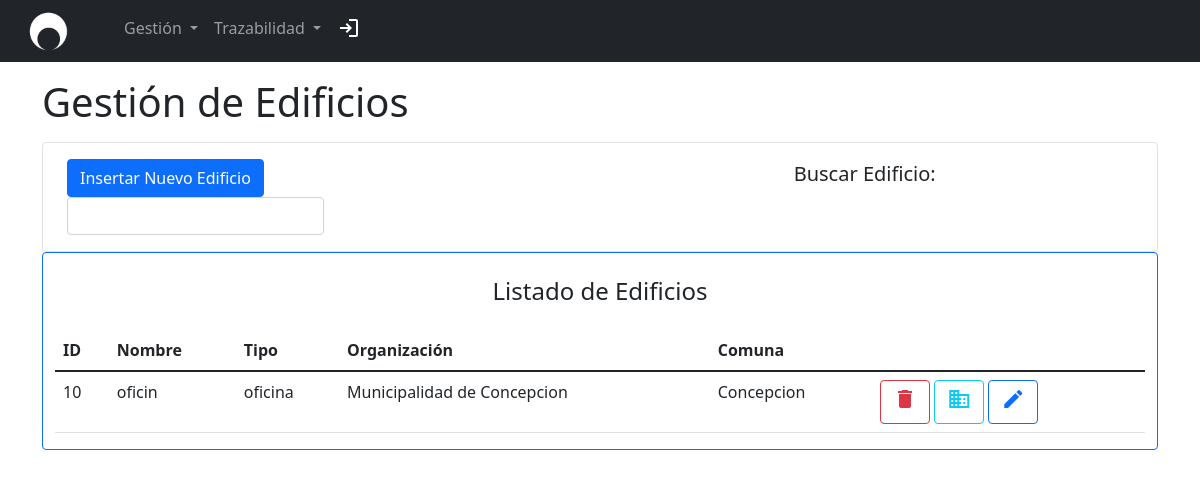
/prueba.php?p=gestion_departamentos_edificios/gestion_edificios (signed in), run on an earlier commit of the app's database.
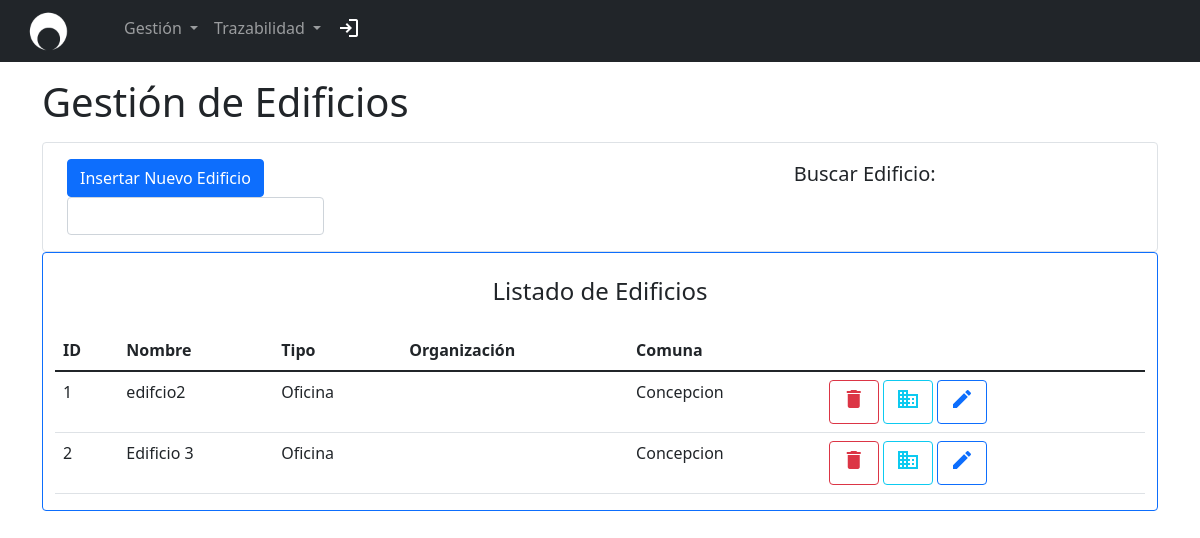
And on a later commit of the database.
### tables this page shows
CREATE TABLE `edificios` (
  `ID_EDIFICIO` int(11) NOT NULL,
  `ID` int(11) DEFAULT NULL,
  `COD_INE_COM` int(11) DEFAULT NULL,
  `NOMBRE_EDIFICIO` varchar(30) DEFAULT NULL,
  `TIPO_EDIFICIO` varchar(30) DEFAULT NULL,
  `ID_ORGANIZACIONES` int(11) DEFAULT NULL
);

CREATE TABLE `organizaciones` (
  `ID` int(11) NOT NULL,
  `NOMBRE_ORGANIZACION` varchar(30) DEFAULT NULL,
  `ID_TIPO` int(11) NOT NULL
);

CREATE TABLE `comunas` (
  `COD_INE_COM` int(11) NOT NULL,
  `COD_INE_PROV` int(11) DEFAULT NULL,
  `NOMBRE` varchar(30) DEFAULT NULL
);

### view/partials/gestion_departamentos_edificios/gestion_edificios.php (the view, shortened to what this page needs)
<?php
require('conexion.php');
?>
<body>
    <div class="container-sm align-items-center">
        <h1 class="my-3">Gestión de Edificios</h1>
        <div class="container-sm d-flex align-items-center border border-primary-2 rounded py-3">
            <div class="container aling-self-center">
                <div class="row row-cols-auto d-flex align-items-center">
                    <div class="col-8">
                        <button type="button" class="btn btn-primary" data-bs-toggle="modal" data-bs-target="#insertarEquipo">
                            Insertar Nuevo Edificio
                        </button>
                    </div>
                    <div class="col">
                        <h5>Buscar Edificio:</h5>
                    </div>
                    <div class="col">
                        <input type="text" class="form-control" id="inputFilter" aria-label="Busqueda por Parametros">
                    </div>
                </div>
            </div>
        </div>
        <div class="container-xl d-flex flex-column border border-primary rounded">
            <div class="align-self-center">
                <h4 class="my-4 ">Listado de Edificios</h4>
            </div>
            <div class="table-responsive caption-top">
                <table class="table" id="infoGestion">
                    <thead>
                        <tr>
                            <th scope="col">ID</th>
                            <th scope="col">Nombre</th>
                            <th scope="col">Tipo</th>
                            <th scope="col">Organización</th>
                            <th scope="col">Comuna</th>
                        </tr>
                    </thead>
                    <tbody>
                        <?php
                        $consulta = "SELECT * FROM edificios";
                        $resultado = mysqli_query($conexion, $consulta);
                        while ($row = mysqli_fetch_assoc($resultado)) {
                            $id_consultado = $row["ID_EDIFICIO"];
                            $nombre_consultado = $row["NOMBRE_EDIFICIO"];
                            $tipo_consultado = $row["TIPO_EDIFICIO"];
                            $comuna_consultada = $row["COD_INE_COM"];
                            echo "<tr>";
                            echo "<td>" . $id_consultado . "</td>";
                            echo  "<td>" . $nombre_consultado . "</td>";
                            echo  "<td>" . $tipo_consultado . "</td>";
                            $q2 = "SELECT nombre_organizacion FROM organizaciones WHERE id=" . $_SESSION["id_organizacion"] . ";";
                            $r2 = mysqli_query($conexion, $q2);
                            $organizacion = mysqli_fetch_assoc($r2);
                            echo  "<td>" . $organizacion["nombre_organizacion"] . "</td>";
                            $q3 = "SELECT nombre FROM comunas WHERE cod_ine_com=" . $comuna_consultada . ";";
                            $r3 = mysqli_query($conexion, $q3);
                            $comuna = mysqli_fetch_assoc($r3);
                            echo  "<td>" . $comuna["nombre"] . "</td>";
                            echo '<td> <button type="button" class="btn btn-outline-danger" data-bs-toggle="modal" data-bs-target="#confirmacionEliminar" data-bs-whatever="' . $id_consultado . '" ><span class="material-icons">delete</span></button>
                            <a class="btn btn-outline-info" href="prueba.php?p=gestion_departamentos_edificios\gestion_departamentos&id=' . $id_consultado . '" role="button"><span class="material-symbols-outlined">domain</span> </a>
                            <button type="button" class="btn btn-outline-primary" data-bs-toggle="modal" data-bs-target="#modificarEdificio" data-bs-whatever="' . $id_consultado . '"> <span class="material-icons">edit</span> </button>';
                            echo '</tr>';
                        }
                        ?>
                    </tbody>
                </table>
            </div>
        </div>
    </div>
</body>
</html>

What changed in the data, as far as the page shows it:
removed edificios: ID_EDIFICIO "10", NOMBRE_EDIFICIO "oficin", TIPO_EDIFICIO "oficina", ID_ORGANIZACIONES.NOMBRE_ORGANIZACION "Municipalidad de Concepcion", COD_INE_COM.NOMBRE "Concepcion"
added edificios: ID_EDIFICIO "1", NOMBRE_EDIFICIO "edifcio2", TIPO_EDIFICIO "Oficina", COD_INE_COM.NOMBRE "Concepcion"
added edificios: ID_EDIFICIO "2", NOMBRE_EDIFICIO "Edificio 3", TIPO_EDIFICIO "Oficina", COD_INE_COM.NOMBRE "Concepcion"
